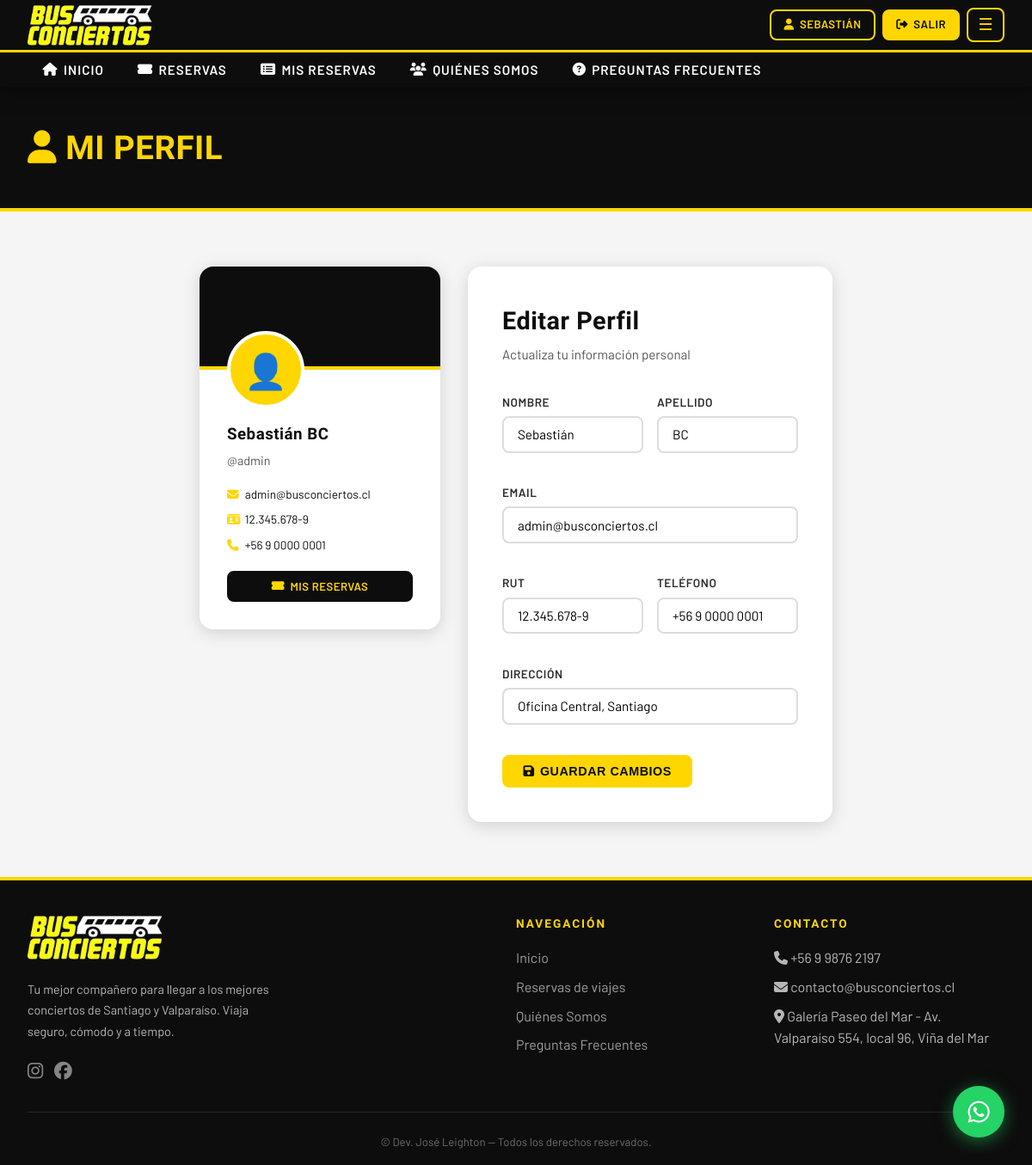
The app's page /usuarios/mi-perfil/ (signed in) with its own data.
### usuarios/models.py (models this page shows, shortened)
class PerfilUsuario(models.Model):
    REGION_CHOICES = [
        ('santiago', 'Región Metropolitana'),
        ('valparaiso', 'Región de Valparaíso'),
        ('otra', 'Otra región'),
    ]
    usuario = models.OneToOneField(User, on_delete=models.CASCADE, related_name='perfilusuario')
    rut = models.CharField(max_length=12, unique=True, verbose_name='RUT')
    telefono = models.CharField(max_length=20, verbose_name='Teléfono')
    direccion = models.CharField(max_length=300, verbose_name='Dirección')
    region = models.CharField(max_length=20, choices=REGION_CHOICES, default='santiago', verbose_name='Región')
    fecha_nacimiento = models.DateField(null=True, blank=True, verbose_name='Fecha de Nacimiento')
    creado_en = models.DateTimeField(auto_now_add=True)
    class Meta:
        verbose_name = 'Perfil de Usuario'
        verbose_name_plural = 'Perfiles de Usuario'

### usuarios/views.py (the view)
# urls.py: path('mi-perfil/', views.mi_perfil, name='mi_perfil'),
@login_required
def mi_perfil(request):
    perfil = getattr(request.user, 'perfilusuario', None)
    if request.method == 'POST':
        form = EditarPerfilForm(request.POST, instance=perfil)
        if form.is_valid():
            perfil_obj = form.save(commit=False)
            perfil_obj.usuario = request.user
            perfil_obj.save()
            request.user.first_name = form.cleaned_data.get('first_name', request.user.first_name)
            request.user.last_name = form.cleaned_data.get('last_name', request.user.last_name)
            request.user.email = form.cleaned_data.get('email', request.user.email)
            request.user.save()
            messages.success(request, 'Perfil actualizado correctamente.')
            return redirect('mi_perfil')
    else:
        initial = {
            'first_name': request.user.first_name,
            'last_name': request.user.last_name,
            'email': request.user.email,
        }
        form = EditarPerfilForm(instance=perfil, initial=initial)
    return render(request, 'usuarios/mi_perfil.html', {'form': form, 'perfil': perfil})

### usuarios/forms.py
class EditarPerfilForm(forms.ModelForm):
    first_name = forms.CharField(max_length=100, label='Nombre',
        widget=forms.TextInput(attrs={'class': 'form-control'}))
    last_name = forms.CharField(max_length=100, label='Apellido',
        widget=forms.TextInput(attrs={'class': 'form-control'}))
    email = forms.EmailField(label='Email',
        widget=forms.EmailInput(attrs={'class': 'form-control'}))
    class Meta:
        model = PerfilUsuario
        fields = ['rut', 'telefono', 'direccion']
        widgets = {
            'rut': forms.TextInput(attrs={'class': 'form-control'}),
            'telefono': forms.TextInput(attrs={'class': 'form-control'}),
            'direccion': forms.TextInput(attrs={'class': 'form-control'}),
        }

### usuarios/templates/usuarios/mi_perfil.html (shortened to what this page needs)
{% extends 'base.html' %}
{% block content %}
<div class="page-header" style="animation: mp-fadeDown 0.6s ease both;">
  <div class="container">
    <h1><i class="fa fa-user"></i> Mi Perfil</h1>
  </div>
</div>
<section class="seccion" style="max-width:800px;">
  <div class="mp-grid">
    <div class="perfil-card mp-sidebar">
      <div class="perfil-banner"></div>
      <div class="perfil-avatar">👤</div>
      <div class="perfil-info">
        <h3 style="margin-bottom:0.2rem;">{{ user.get_full_name|default:user.username }}</h3>
        <p style="color:var(--gris-medio);font-size:0.9rem;">@{{ user.username }}</p>
        <div style="margin-top:1rem;display:flex;flex-direction:column;gap:0.5rem;font-size:0.85rem;">
          <div><i class="fa fa-envelope" style="color:var(--amarillo);width:18px;"></i> {{ user.email }}</div>
          {% if perfil %}
          <div><i class="fa fa-id-card" style="color:var(--amarillo);width:18px;"></i> {{ perfil.rut }}</div>
          <div><i class="fa fa-phone" style="color:var(--amarillo);width:18px;"></i> {{ perfil.telefono }}</div>
          {% endif %}
        </div>
        <div style="margin-top:1.2rem;">
          <a href="{% url 'mis_reservas' %}" class="btn btn-dark btn-sm" style="width:100%;justify-content:center;"><i class="fa fa-ticket-alt"></i> Mis Reservas</a>
        </div>
      </div>
    </div>
    <div class="form-card mp-form" style="max-width:none;margin:0;">
      <h2 style="margin-bottom:0.25rem;">Editar Perfil</h2>
      <p class="subtitulo">Actualiza tu información personal</p>
      <form method="POST">
        <div class="form-grid">
          <div class="form-group">
            <label>Nombre</label>
            {{ form.first_name }}
          </div>
          <div class="form-group">
            <label>Apellido</label>
            {{ form.last_name }}
          </div>
          <div class="form-group" style="grid-column:1/-1;">
            <label>Email</label>
            {{ form.email }}
          </div>
          <div class="form-group">
            <label>RUT</label>
            {{ form.rut }}
          </div>
          <div class="form-group">
            <label>Teléfono</label>
            {{ form.telefono }}
          </div>
          <div class="form-group" style="grid-column:1/-1;">
            <label>Dirección</label>
            {{ form.direccion }}
          </div>
        </div>
        <div style="margin-top:1rem;">
          <button type="submit" class="btn btn-primary"><i class="fa fa-save"></i> Guardar Cambios</button>
        </div>
      </form>
    </div>
  </div>
</section>
{% endblock %}

### templates/base.html (shortened to what this page needs)
{% load static %}
<!DOCTYPE html>
<html lang="es">
<head>
  <link rel="stylesheet" href="https://cdnjs.cloudflare.com/ajax/libs/font-awesome/6.5.0/css/all.min.css" />
  <link rel="stylesheet" href="{% static 'css/main.css' %}" />
</head>
<body>
<nav class="navbar-bc">
  <div class="navbar-top">
    <div class="navbar-inner">
      <a href="{% url 'inicio' %}" class="brand">
        <img src="{% static 'img/logo-busconciertos.png' %}" alt="Bus Conciertos" class="brand-logo">
      </a>
      <div class="nav-actions">
        {% if user.is_authenticated %}
          <a href="{% url 'mi_perfil' %}" class="btn btn-outline btn-sm"><i class="fa fa-user"></i> {{ user.first_name|default:user.username }}</a>
          <a href="{% url 'logout' %}" class="btn btn-primary btn-sm"><i class="fa fa-sign-out-alt"></i> Salir</a>
          {% if user.is_superuser or user.groups.all.0.name == 'Administrador' or user.groups.all.0.name == 'Coordinador' %}
          <div class="nav-admin-dropdown">
            <button class="nav-admin-trigger" aria-label="Menú admin">☰</button>
          </div>
          {% endif %}
        {% else %}
          <a href="{% url 'login' %}" class="btn btn-outline btn-sm"><i class="fa fa-sign-in-alt"></i> Ingresar</a>
          <a href="{% url 'registro' %}" class="btn btn-primary btn-sm"><i class="fa fa-user-plus"></i> Registrarse</a>
        {% endif %}
      </div>
    </div>
  </div>
  <div class="nav-collapse">
    <ul class="nav-links">
      <li><a href="{% url 'inicio' %}"><i class="fa fa-home"></i> Inicio</a></li>
      <li><a href="{% url 'lista_viajes' %}"><i class="fa fa-ticket-alt"></i> Reservas</a></li>
      {% if user.is_authenticated %}
      <li><a href="{% url 'mis_reservas' %}"><i class="fa fa-list-alt"></i> Mis Reservas</a></li>
      {% endif %}
      <li><a href="{% url 'quienes_somos' %}"><i class="fa fa-users"></i> Quiénes Somos</a></li>
      <li><a href="{% url 'preguntas_frecuentes' %}"><i class="fa fa-question-circle"></i> Preguntas Frecuentes</a></li>
    </ul>
  </div>
</nav>
<main>
  {% block content %}{% endblock %}
</main>
<footer>
  <div class="footer-grid">
    <div>
      <div class="footer-brand"><img src="{% static 'img/logo-busconciertos.png' %}" alt="Bus Conciertos" style="height:52px;width:auto;"></div>
      <p style="font-size:0.9rem;max-width:300px;line-height:1.7;">
        Tu mejor compañero para llegar a los mejores conciertos de Santiago y Valparaíso. Viaja seguro, cómodo y a tiempo.
      </p>
      <div style="margin-top:1rem;display:flex;gap:0.8rem;">
        <a href="https://www.instagram.com/busconciertos/" target="_blank" rel="noopener" style="color:rgba(255,255,255,0.5);font-size:1.3rem;"><i class="fab fa-instagram"></i></a>
        <a href="https://www.facebook.com/busconciertos" target="_blank" rel="noopener" style="color:rgba(255,255,255,0.5);font-size:1.3rem;"><i class="fab fa-facebook"></i></a>
      </div>
    </div>
    <div>
      <h4>Navegación</h4>
      <ul>
        <li><a href="{% url 'inicio' %}">Inicio</a></li>
        <li><a href="{% url 'lista_viajes' %}">Reservas de viajes</a></li>
        <li><a href="{% url 'quienes_somos' %}">Quiénes Somos</a></li>
        <li><a href="{% url 'preguntas_frecuentes' %}">Preguntas Frecuentes</a></li>
      </ul>
    </div>
    <div>
      <h4>Contacto</h4>
      <ul>
        <li><i class="fa fa-phone"></i> +56 9 9876 2197</li>
        <li><i class="fa fa-envelope"></i> contacto@busconciertos.cl</li>
        <li><i class="fa fa-map-marker-alt"></i> Galería Paseo del Mar - Av. Valparaíso 554, local 96, Viña del Mar</li>
      </ul>
    </div>
  </div>
  <div class="footer-bottom">
    <p>&copy; {{ "now"|date:"Y" }} Dev. José Leighton — Todos los derechos reservados.</p>
  </div>
</footer>
<a href="https://wa.me/56998762197?text=Hola,%20quiero%20información%20sobre%20los%20viajes%20a%20conciertos"
   class="whatsapp-fab" target="_blank" rel="noopener" title="Consultas por WhatsApp">
  <i class="fab fa-whatsapp"></i>
</a>
</body>
</html>

### usuarios/templates/usuarios/mi_perfil.html (style rules this page uses)
.mp-sidebar { animation: mp-slideLeft 0.7s ease both; animation-delay: 0.1s; opacity: 0; }
.mp-form { animation: mp-slideRight 0.7s ease both; animation-delay: 0.25s; opacity: 0; }
.mp-grid { display: grid; grid-template-columns: 280px 1fr; gap: 2rem; align-items: start; }

### records on screen
PerfilUsuario: rut "12.345.678-9", telefono "+56 9 0000 0001", direccion "Oficina Central, Santiago"

### other values on screen
{{ user.first_name|default:user.username }} "SEBASTIÁN"
{{ user.get_full_name|default:user.username }} "Sebastián BC"
{{ user.username }} "admin"
{{ user.email }} "admin@busconciertos.cl"
